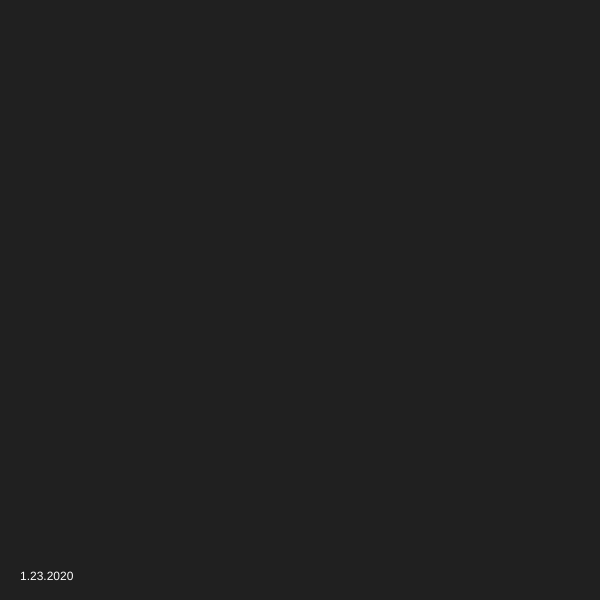
Frame 1 (no input)
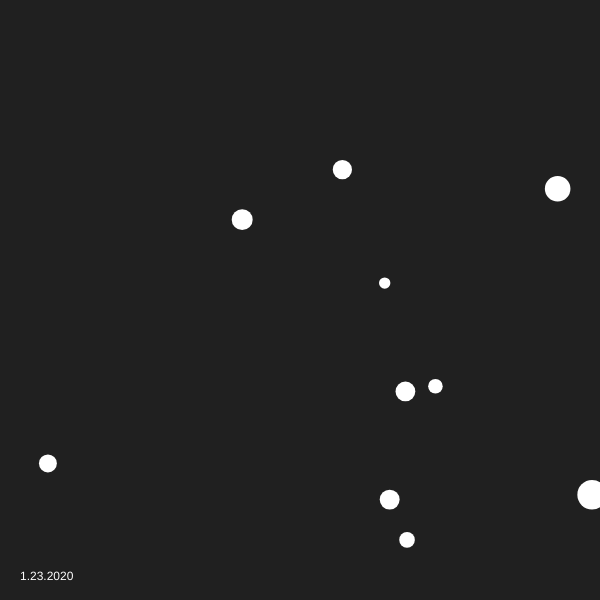
Frame 60 (no input)
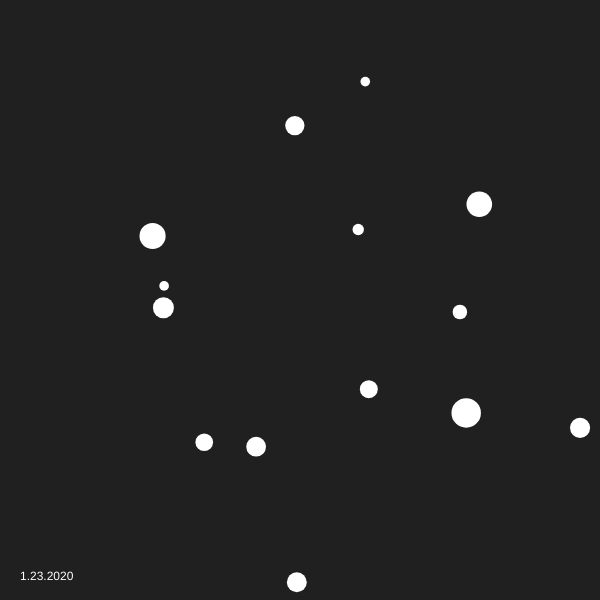
Frame 120 (the mouse pressed at the canvas centre since frame 60)

The p5.js sketch that drew these frames (run headless with seeded random() and noise() and a simulated clock; from frame 60 on, the mouse is pressed at the canvas centre):

// p5.js sketch
// ── sketch.js
var mass = [];
var positionX = [];
var positionY = [];
var velocityX = [];
var velocityY = [];

/////////////////////////////////////////////////////////////////////////////////////////////////////

function setup() {
  createCanvas(600, 600);
  noStroke();
  fill(64, 255, 255, 192);
  frameRate = 30;
}

/////////////////////////////////////////////////////////////////////////////////////////////////////

function draw() {
  background(32);
  
  for (var particleA = 0; particleA < mass.length; particleA++) {
    var accelerationX = 0, accelerationY = 0;
    
    for (var particleB = 0; particleB < mass.length; particleB++) {
      if (particleA != particleB) {
        var distanceX = positionX[particleB] - positionX[particleA];
        var distanceY = positionY[particleB] - positionY[particleA];

        var distance = sqrt(distanceX * distanceX + distanceY * distanceY);
        if (distance < 1) distance = 1;

        var force = (distance - 320) * mass[particleB] / distance;
        accelerationX += force * distanceX;
        accelerationY += force * distanceY;
      }
    }
    
    velocityX[particleA] = velocityX[particleA] * 0.99 + accelerationX * mass[particleA];
    velocityY[particleA] = velocityY[particleA] * 0.99 + accelerationY * mass[particleA];
  }
  
  for (var particle = 0; particle < mass.length; particle++) {
    positionX[particle] += velocityX[particle];
    positionY[particle] += velocityY[particle];
    
    ellipse(positionX[particle], positionY[particle], mass[particle] * 1000, mass[particle] * 1000);
  }
  fill(255);
  text("1.23.2020", 20, height - 20);

  var x = random(0, 1);
  if(x < 0.1) addNewParticle();

  if(mass.length == 200){
    mass = [];
   positionX = [];
  positionY = [];
  velocityX = [];
  velocityY = [];

  }
}

/////////////////////////////////////////////////////////////////////////////////////////////////////

function addNewParticle() {
  mass.push(random(0.003, 0.03));
  positionX.push(random(width));
  positionY.push(random(height));
  velocityX.push(0);
  velocityY.push(0);
}
